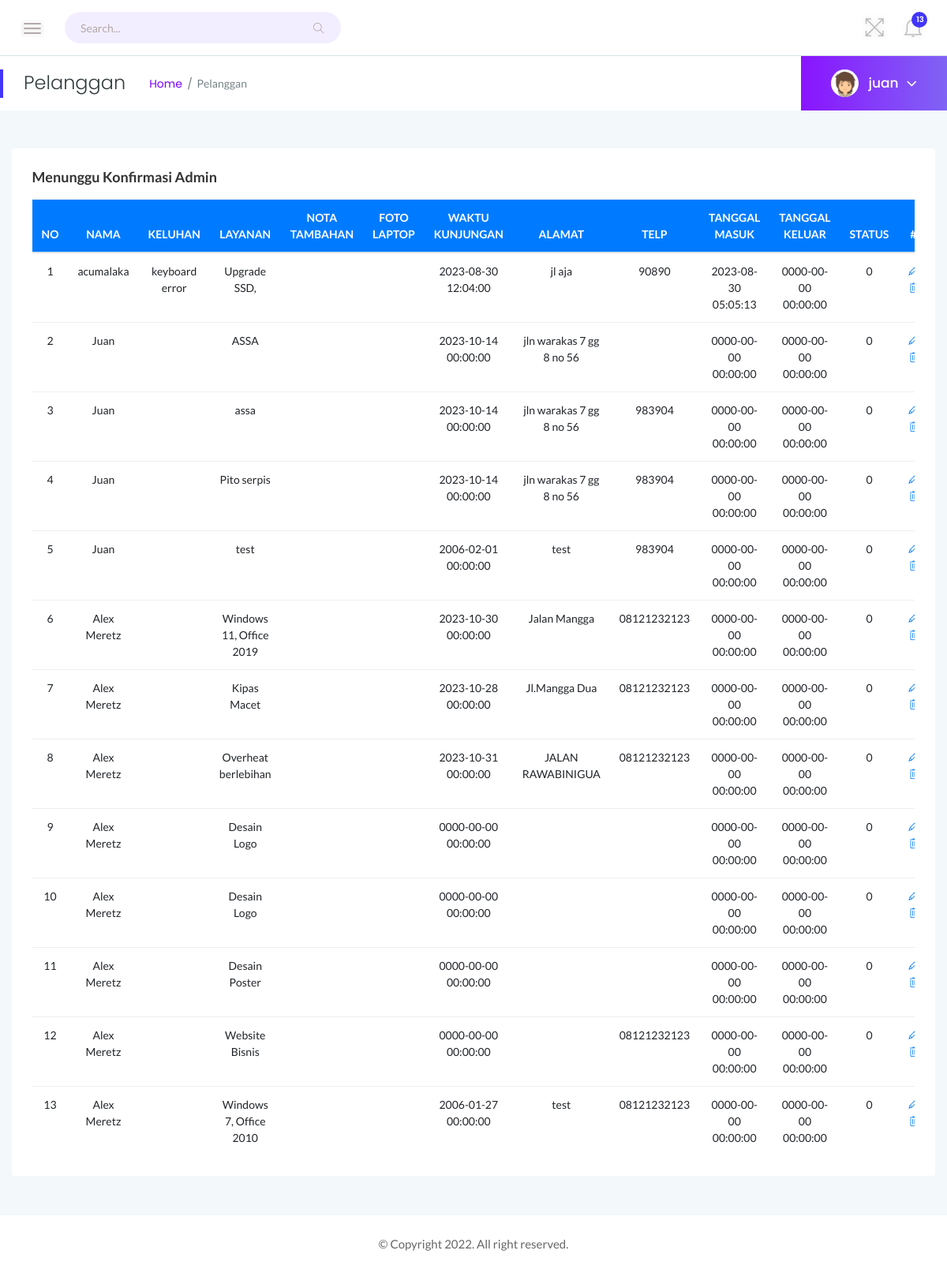
/admin/pelanggan-0.php (signed in), run on the app's committed database.
### tables this page shows
CREATE TABLE `keluhan_pelanggan` (
  `id_keluhan` int(11) NOT NULL,
  `nama_pelanggan` varchar(255) NOT NULL,
  `merek` varchar(255) NOT NULL,
  `spesifikasi` text NOT NULL,
  `keluhan` varchar(255) NOT NULL,
  `layanan` varchar(255) DEFAULT '-',
  `nota_tambahan` text DEFAULT '-',
  `gambar` varchar(255) NOT NULL DEFAULT '-',
  `waktu_kunjungan` datetime NOT NULL,
  `alamat` text NOT NULL,
  `telp` varchar(13) NOT NULL,
  `tgl_masuk` timestamp NOT NULL DEFAULT current_timestamp() ON UPDATE current_timestamp(),
  `tgl_keluar` datetime NOT NULL,
  `status` int(11) NOT NULL DEFAULT 0,
  `biaya` int(11) NOT NULL,
  `teknisi` varchar(255) NOT NULL,
  `kurir` varchar(255) NOT NULL,
  `bukti_dp` varchar(255) NOT NULL,
  `bukti_pelunasan` varchar(255) NOT NULL
);

### admin/pelanggan-0.php (the view, shortened to what this page needs)
<?php
include "../function/function.php";
$query = mysqli_query($conn, "SELECT * FROM keluhan_pelanggan WHERE status = 0");
?>
<!doctype html>
<html class="no-js" lang="en">
<head>
    <link rel="stylesheet" href="assets/css/bootstrap.min.css">
    <link rel="stylesheet" href="assets/css/font-awesome.min.css">
    <link rel="stylesheet" href="assets/css/themify-icons.css">
    <link rel="stylesheet" href="assets/css/metisMenu.css">
    <link rel="stylesheet" href="assets/css/owl.carousel.min.css">
    <link rel="stylesheet" href="assets/css/slicknav.min.css">
    <link rel="stylesheet" href="https://www.amcharts.com/lib/3/plugins/export/export.css" type="text/css" media="all" />
    <link rel="stylesheet" href="assets/css/typography.css">
    <link rel="stylesheet" href="assets/css/default-css.css">
    <link rel="stylesheet" href="assets/css/styles.css">
    <link rel="stylesheet" href="assets/css/responsive.css">
</head>
<body>
    <div class="page-container">
        <div class="main-content">
            <div class="header-area">
                <div class="row align-items-center">
                    <div class="col-md-6 col-sm-8 clearfix">
                        <div class="nav-btn pull-left">
                            <span></span>
                            <span></span>
                            <span></span>
                        </div>
                        <div class="search-box pull-left">
                            <form action="#">
                                <input type="text" name="search" placeholder="Search..." required>
                                <i class="ti-search"></i>
                            </form>
                        </div>
                    </div>
                    <div class="col-md-6 col-sm-4 clearfix">
                        <ul class="notification-area pull-right">
                            <li id="full-view"><i class="ti-fullscreen"></i></li>
                            <li class="dropdown">
                                <?php
                                $q1 = mysqli_query($conn, "SELECT COUNT(id_keluhan) as jumlah FROM keluhan_pelanggan WHERE status = 0");
                                $hasil = mysqli_fetch_array($q1);
                                ?>
                                <i class="ti-bell dropdown-toggle" data-toggle="dropdown">
                                    <span id="notif"><?= $hasil['jumlah'] ?></span>
                                </i>
                            </li>
                        </ul>
                    </div>
                </div>
            </div>
            <div class="page-title-area">
                <div class="row align-items-center">
                    <div class="col-sm-6">
                        <div class="breadcrumbs-area clearfix">
                            <h4 class="page-title pull-left">Pelanggan</h4>
                            <ul class="breadcrumbs pull-left">
                                <li><a href="index.html">Home</a></li>
                                <li><span>Pelanggan</span></li>
                            </ul>
                        </div>
                    </div>
                    <div class="col-sm-6 clearfix">
                        <div class="user-profile pull-right">
                            <img class="avatar user-thumb" src="assets/images/author/avatar.png" alt="avatar">
                            <h4 class="user-name dropdown-toggle" data-toggle="dropdown"><?= $_SESSION['username']; ?><i class="fa fa-angle-down"></i></h4>
                        </div>
                    </div>
                </div>
            </div>
            <div class="main-content-inner">
                <div class="mt-5">
                    <div class="card">
                        <div class="card-body">
                            <h4 class="header-title">Menunggu Konfirmasi Admin</h4>
                            <div class="single-table">
                                <div class="table-responsive">
                                    <table class="table text-center">
                                        <thead class="text-uppercase bg-primary">
                                            <tr class="text-white">
                                                <th scope="col">No</th>
                                                <th scope="col">Nama</th>
                                                <th scope="col">Keluhan</th>
                                                <th scope="col">Layanan</th>
                                                <th scope="col">Nota Tambahan</th>
                                                <th scope="col">Foto Laptop</th>
                                                <th scope="col">Waktu Kunjungan</th>
                                                <th scope="col">Alamat</th>
                                                <th scope="col">telp</th>
                                                <th scope="col">Tanggal Masuk</th>
                                                <th scope="col">Tanggal Keluar</th>
                                                <th scope="col">Status</th>
                                                <th scope="col">#</th>
                                            </tr>
                                        </thead>
                                        <tbody>
                                            <?php
                                            $no = 1;
                                            foreach ($query as $d) :
                                            ?>
                                                <tr>
                                                    <td><?= $no++; ?></td>
                                                    <td><?= $d['nama_pelanggan'] ?></td>
                                                    <td><?= $d['keluhan'] ?></td>
                                                    <td><?= $d['layanan'] ?></td>
                                                    <td><?= $d['nota_tambahan'] ?></td>
                                                    <td><img src="../user/asset/img_laptop/<?= $d['gambar'] ?>" alt="" width="100px"></td>
                                                    <td><?= $d['waktu_kunjungan'] ?></td>
                                                    <td><?= $d['alamat'] ?></td>
                                                    <td><?= $d['telp'] ?></td>
                                                    <td><?= $d['tgl_masuk'] ?></td>
                                                    <td><?= $d['tgl_keluar'] ?></td>
                                                    <td><?= $d['status'] ?></td>
                                                    <td>
                                                        <a href="action/edit-keluhan/edit.php?id=<?= $d['id_keluhan'] ?>"><i class="ti-pencil"></i></a>
                                                        <a href="action/edit-keluhan/delete.php?id=<?= $d['id_keluhan'] ?>" onclick="return confirm('Yakin ingin menghapus?')"><i class="ti-trash"></i> </a>
                                                    </td>
                                                </tr>
                                            <?php
                                            endforeach;
                                            ?>
                                        </tbody>
                                    </table>
                                </div>
                            </div>
                        </div>
                    </div>
                </div>
            </div>
            <footer>
                <div class="footer-area">
                    <p>© Copyright 2022. All right reserved.</p>
                </div>
            </footer>
        </div>
</body>
</html>

### data on the page
keluhan_pelanggan: nama_pelanggan "acumalaka", keluhan "keyboard error", layanan "Upgrade SSD,", waktu_kunjungan "2023-08-30 12:04:00", alamat "jl aja", telp "90890", tgl_masuk "2023-08-30 05:05:13", tgl_keluar "0000-00-00 00:00:00", status "0"
keluhan_pelanggan: nama_pelanggan "Juan", layanan "ASSA", waktu_kunjungan "2023-10-14 00:00:00", alamat "jln warakas 7 gg 8 no 56", tgl_masuk "0000-00-00 00:00:00", tgl_keluar "0000-00-00 00:00:00", status "0"
keluhan_pelanggan: nama_pelanggan "Juan", layanan "assa", waktu_kunjungan "2023-10-14 00:00:00", alamat "jln warakas 7 gg 8 no 56", telp "983904", tgl_masuk "0000-00-00 00:00:00", tgl_keluar "0000-00-00 00:00:00", status "0"
keluhan_pelanggan: nama_pelanggan "Juan", layanan "Pito serpis", waktu_kunjungan "2023-10-14 00:00:00", alamat "jln warakas 7 gg 8 no 56", telp "983904", tgl_masuk "0000-00-00 00:00:00", tgl_keluar "0000-00-00 00:00:00", status "0"
keluhan_pelanggan: nama_pelanggan "Juan", layanan "test", waktu_kunjungan "2006-02-01 00:00:00", alamat "test", telp "983904", tgl_masuk "0000-00-00 00:00:00", tgl_keluar "0000-00-00 00:00:00", status "0"
keluhan_pelanggan: nama_pelanggan "Alex Meretz", layanan "Windows 11, Office 2019", waktu_kunjungan "2023-10-30 00:00:00", alamat "Jalan Mangga", telp "08121232123", tgl_masuk "0000-00-00 00:00:00", tgl_keluar "0000-00-00 00:00:00", status "0"
keluhan_pelanggan: nama_pelanggan "Alex Meretz", layanan "Kipas Macet", waktu_kunjungan "2023-10-28 00:00:00", alamat "Jl.Mangga Dua", telp "08121232123", tgl_masuk "0000-00-00 00:00:00", tgl_keluar "0000-00-00 00:00:00", status "0"
keluhan_pelanggan: nama_pelanggan "Alex Meretz", layanan "Overheat berlebihan", waktu_kunjungan "2023-10-31 00:00:00", alamat "JALAN RAWABINIGUA", telp "08121232123", tgl_masuk "0000-00-00 00:00:00", tgl_keluar "0000-00-00 00:00:00", status "0"
keluhan_pelanggan: nama_pelanggan "Alex Meretz", layanan "Desain Logo", waktu_kunjungan "0000-00-00 00:00:00", tgl_masuk "0000-00-00 00:00:00", tgl_keluar "0000-00-00 00:00:00", status "0"
keluhan_pelanggan: nama_pelanggan "Alex Meretz", layanan "Desain Logo", waktu_kunjungan "0000-00-00 00:00:00", tgl_masuk "0000-00-00 00:00:00", tgl_keluar "0000-00-00 00:00:00", status "0"
keluhan_pelanggan: nama_pelanggan "Alex Meretz", layanan "Desain Poster", waktu_kunjungan "0000-00-00 00:00:00", tgl_masuk "0000-00-00 00:00:00", tgl_keluar "0000-00-00 00:00:00", status "0"
keluhan_pelanggan: nama_pelanggan "Alex Meretz", layanan "Website Bisnis", waktu_kunjungan "0000-00-00 00:00:00", telp "08121232123", tgl_masuk "0000-00-00 00:00:00", tgl_keluar "0000-00-00 00:00:00", status "0"
keluhan_pelanggan: nama_pelanggan "Alex Meretz", layanan "Windows 7, Office 2010", waktu_kunjungan "2006-01-27 00:00:00", alamat "test", telp "08121232123", tgl_masuk "0000-00-00 00:00:00", tgl_keluar "0000-00-00 00:00:00", status "0"

### other printed values
$hasil['jumlah'] "13"
$_SESSION['username'] "juan"
